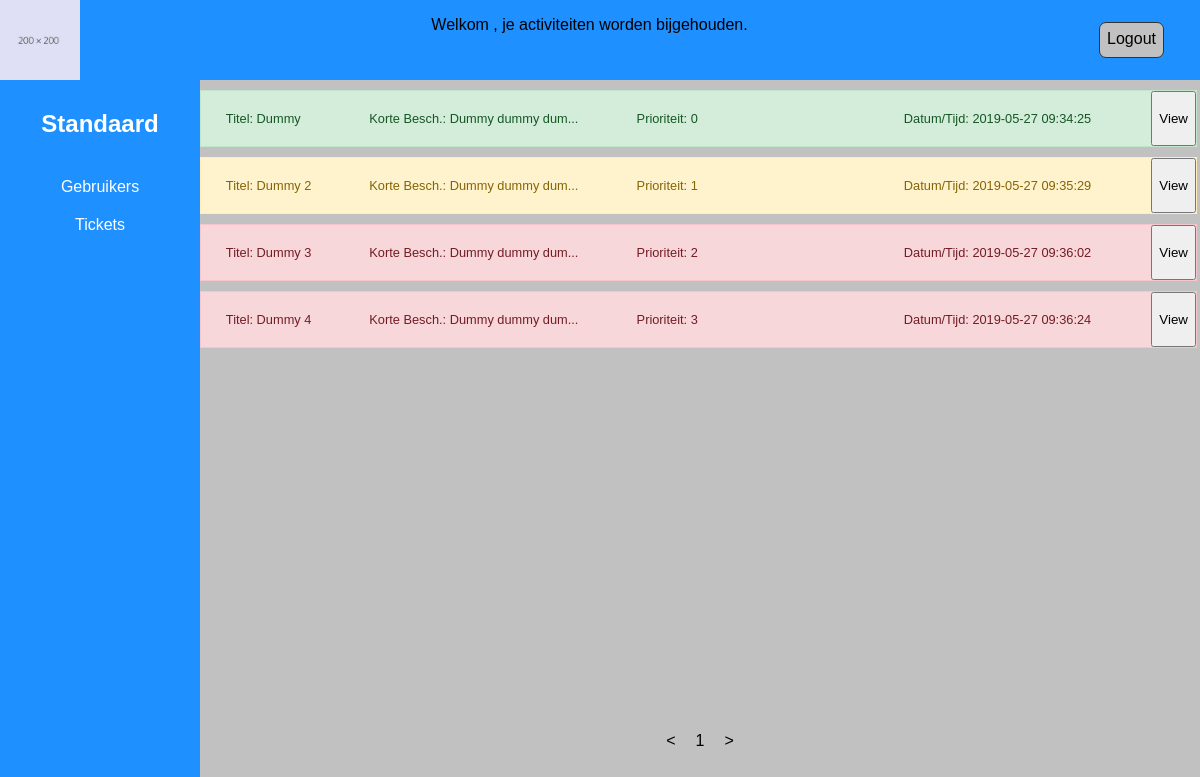
The app's page /backend/tickets.php?page=1&status=0 with its own data.
### tables this page shows
CREATE TABLE `tickets` (
  `id` int(11) NOT NULL,
  `title` varchar(255) NOT NULL,
  `discription` text NOT NULL,
  `priority` int(11) NOT NULL,
  `date_time` datetime NOT NULL,
  `status` int(11) NOT NULL
);

### backend/tickets.php (the view)
<?php require_once 'partial/header.php'; ?>
      <main>
        <section class="logs-cont">
      	<?php
      	require_once 'dbconfig.php';
        $limit = 8;
      		$sql = "SELECT * FROM tickets";
  			$result = $conn->query($sql);
        $count = 0;
  			while($ticket = $result->fetch_assoc()){
          if(($count < $limit*$_GET['page'] && $count >= $limit*($_GET['page']-1))){
          	$ticketid = $ticket['id'];
  				?>
         	 	<article class="logs noHover <?php if($ticket['priority'] == 0){echo 'info-green';}else if($ticket['priority'] == 1){echo 'info-orange'; }else{echo 'info-red';} ?>">
  					<p>Titel: <?php echo $ticket['title']; ?></p>
  					<p>Korte Besch.: <?php echo substr($ticket['discription'], 0, 15) . "..."; ?></p>
  					<p>Prioriteit: <?php echo $ticket['priority']; ?></p>
  					<p>Datum/Tijd: <?php echo $ticket['date_time']; ?></p>
          			<button id="view_log_<?php echo$ticket['id']; ?>" onclick="location.href='ticket.php?id=<?php echo$ticketid; ?>';">View</button>
          		</article>
  				<?php
}
          $count++;
  			}
      	 ?>
      	</section>
        <section class="pages">
          <?php $number = 1; $loop_count = 0;?>
          <?php if($_GET['page'] > 1){ ?> <a href="tickets.php?page=<?php echo $_GET['page']-1; ?>"><</a><?php }else{ ?><p><</p><?php } ?>
          <?php $rows = $result->num_rows; while($rows >= 0){ ?>
            <a href="tickets.php?page=<?php echo $number ?>"><?php echo $number ?></a>
            <?php $number++; $rows-=8;$loop_count++;} ?>
          <?php if($_GET['page'] <= floor($result->num_rows / 8)){ ?> <a href="tickets.php?page=<?php echo $_GET['page']+1; ?>">></a><?php }else{ ?><p>></p><?php  } ?>
        </section>
      </main>
<?php require_once 'partial/footer.php'; ?>

### css/back.css (style rules this page uses)
* { font-family: Verdana, Geneva, sans-serif; }
body, html { padding: 0; margin: 0; overflow: hidden; }
main { background-color: #c1c1c1; display: flex; width: 100%; flex-direction: column; }
.logs p:nth-child(1) { width: 15%; }
.logs { display: flex; margin-top: 10px; border: 1px solid black; border-left: none; height: 55px; width: 99%; background-color: #f2f2f2; padding-left: 5px; font-size: .8em; }
.logs p { width: 30%; margin-left: 2%; align-self: center; padding: 1.6% 0; }
.logs button { width: auto; margin-left: auto; }
.info-red { color: #721c24; background-color: #f8d7da; border: 1px solid #f5c6cb; }
.info-green { color: #155724; background-color: #d4edda; border:1px solid #c3e6cb; }
.info-orange { color: #856404; background-color: #fff3cd; border: 1px solid #ffeeba; }
.pages { display: flex; margin-top: auto; align-items: center; margin-bottom: 40px; justify-content: center; }
.pages a, .pages p { color: black; text-decoration: none; margin: 10px; }

### records on screen
tickets: title "Dummy", discription "Dummy dummy dum", priority "0", date_time "2019-05-27 09:34:25"
tickets: title "Dummy 2", discription "Dummy dummy dum", priority "1", date_time "2019-05-27 09:35:29"
tickets: title "Dummy 3", discription "Dummy dummy dum", priority "2", date_time "2019-05-27 09:36:02"
tickets: title "Dummy 4", discription "Dummy dummy dum", priority "3", date_time "2019-05-27 09:36:24"
